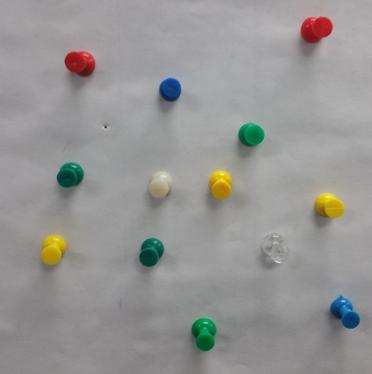
%> input picture Countingpins/TestImgResized.jpg, 372 x 374 px
$ octave --eval "result = countcolors3(imread('TestImgResized.jpg'));"   (GNU Octave 9; MATLAB toolbox functions it lacks are replaced by stand-ins)
%> lines starting %> are read from the running program, lines starting %| are printed output that depends on the picture; in (x1, y1, x2, y2) boxes, pixels count from 0 and x2, y2 are one past the last pixel; in counts of white or black regions, pixels touching at a corner belong together; the program's own positions count from 1
function [reds, greens, blues,yellows,whites, transparents] = countcolors3(img)

% This function is similar to countcolors, but the differenc here is I have
% used edge detection to detect the pins and in doing so I am aslo able to
% detect the white and the transparent pins. I have used

BW1 = edge(rgb2gray(img),'Sobel'); %using sobel approximation
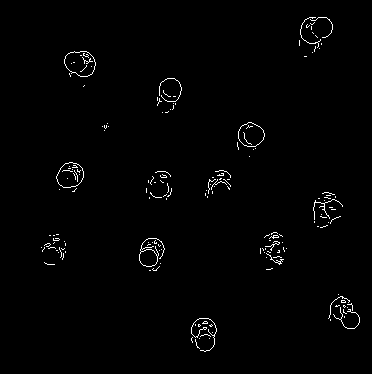
%> BW1: size 374x372 logical; 1.2% white in thin lines or dots, all inside (x1, y1, x2, y2) = (41, 17, 360, 352)
se = strel('line',11,90);
BW2 = imdilate(BW1,se); % to dilate the edges and get a hole like figure
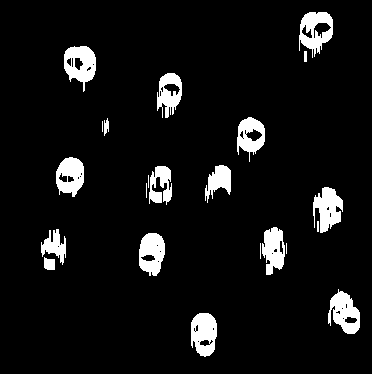
%> BW2: size 374x372 logical; 7.2% white; 22 white regions (5 under 20 px), largest, box (x1, y1, x2, y2) and area: (299, 12, 333, 58) 882, (64, 46, 96, 92) 882, (313, 187, 343, 233) 874
BW3 = bwareaopen(BW2, 171); % to remove small holes or noise
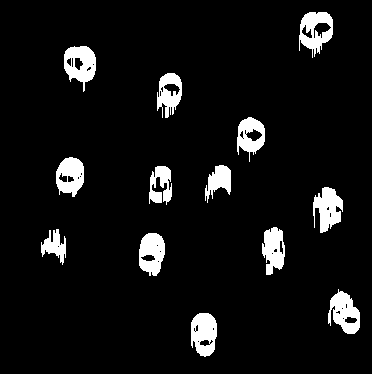
%> BW3: size 374x372 logical; 7% white; 13 white regions, largest, box (x1, y1, x2, y2) and area: (299, 12, 333, 58) 882, (64, 46, 96, 92) 882, (313, 187, 343, 233) 874
BW4 = imfill(BW3,'holes'); % to fill the holes if there are empty spaces by any chance
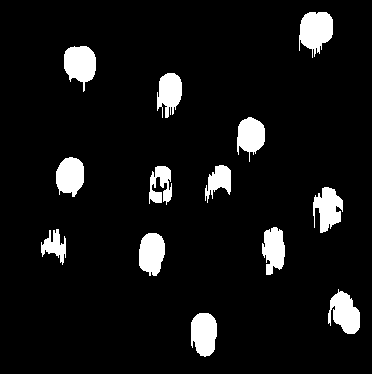
%> BW4: size 374x372 logical; 7.6% white; 13 white regions, largest, box (x1, y1, x2, y2) and area: (299, 12, 333, 58) 1080, (64, 46, 96, 92) 989, (191, 313, 217, 357) 934

%% Calculating boundaries, similar to countcolors function
B = bwboundaries(BW4); % Calculating boundaries, similar to countcolors function
%> B = 13 boundaries; largest, box (x1, y1, x2, y2) and points: (149, 166, 172, 205) 224, (313, 187, 343, 233) 198, (157, 73, 182, 118) 191, (299, 12, 333, 58) 180, (41, 229, 66, 265) 174
figure
imshow(img);
hold on
for k = 1:length(B)
   boundary = B{k};
   plot(boundary(:,2), boundary(:,1), 'r', 'LineWidth', 1)

end
%> this loop made 13 passes
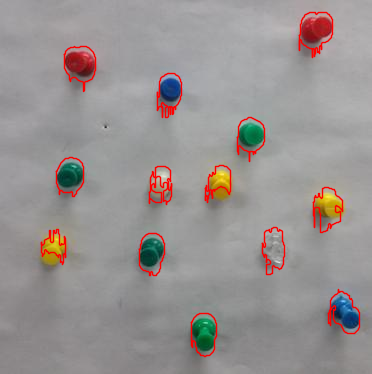
%> figure redrawn from the program's plot data
hold off
numpin=k;
%> numpin = 13
%% Calculating the centroids
s = regionprops(BW4,'centroid');
%> s = 13 regions; first 5, Centroid: [55.3 246.5], [70.8 176.5], [80.8 64.5], [152.3 254], [161.5 185.6]
c = cat(1, s.Centroid);
%> c = 13 rows, first 12: [55.27 246.5; 70.76 176.5; 80.8 64.51; 152.3 254; 161.5 185.6; 170 93.43; 204.6 334.3; 219.5 181.3; 251.3 136.2; 274.4 250.1; 316.4 31.07; 328.5 209.1]
figure
imshow(img)
hold on
plot(c(:,1),c(:,2), 'b*')
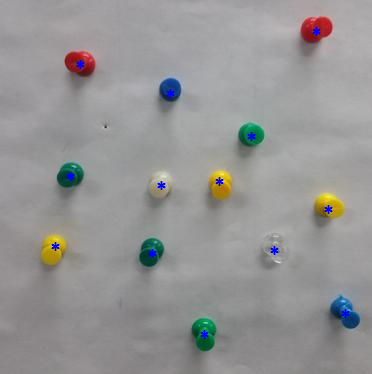
%> figure redrawn from the program's plot data
hold off

%% counting colors; similar to countcolors ; similar to countcolors

h = findobj(gcf,'type','image');
xdata = get(h, 'XData');
ydata = get(h, 'YData');
M = size(get(h,'CData'), 1);
N = size(get(h,'CData'), 2);


reds=0;greens=0;blues=0;yellows=0; whites=0; transparents=0;% Count for each color
for i=1:1:numpin
p = impixel(xdata,ydata,img,c(:,1),c(:,2)); % find the picel value at each centroid point

if(p(i,1)>100 && p(i,2)<100)
    color='red';
    reds=reds+1;
elseif(p(i,2)>60 && p(i,1)<30&& p(i,3)<100)
    color='green';
    greens=greens+1;
elseif(p(i,3)>100&&p(i,1)<70)
    color='blue';
    blues=blues+1;
elseif(p(i,3)<100&& (abs(p(i,1)-p(i,2))<50))
    color= 'yellow';
    yellows=yellows+1;
elseif((abs(p(i,1)-p(i,2)))<10 && abs(p(i,2)-p(i,3))>5 && abs(p(i,1)-p(i,3))<50)
    color= 'white';
    whites= whites+1;
elseif ( (abs(p(i,1)-p(i,2)))<5 && abs(p(i,2)-p(i,3))<5 && abs(p(i,1)-p(i,3))<5)
    color = 'transparent';
    transparents = transparents+1;
end
end
%> this loop made 1 pass
h = msgbox(sprintf('Reds= %d, Greens= %d,Blues= %d, Yellows= %d Whites = %d Transparents= %d', reds, greens, blues, yellows, whites,transparents ));
end
%> (the run ends here)

$ run again, on Countingpins/test2.jpeg
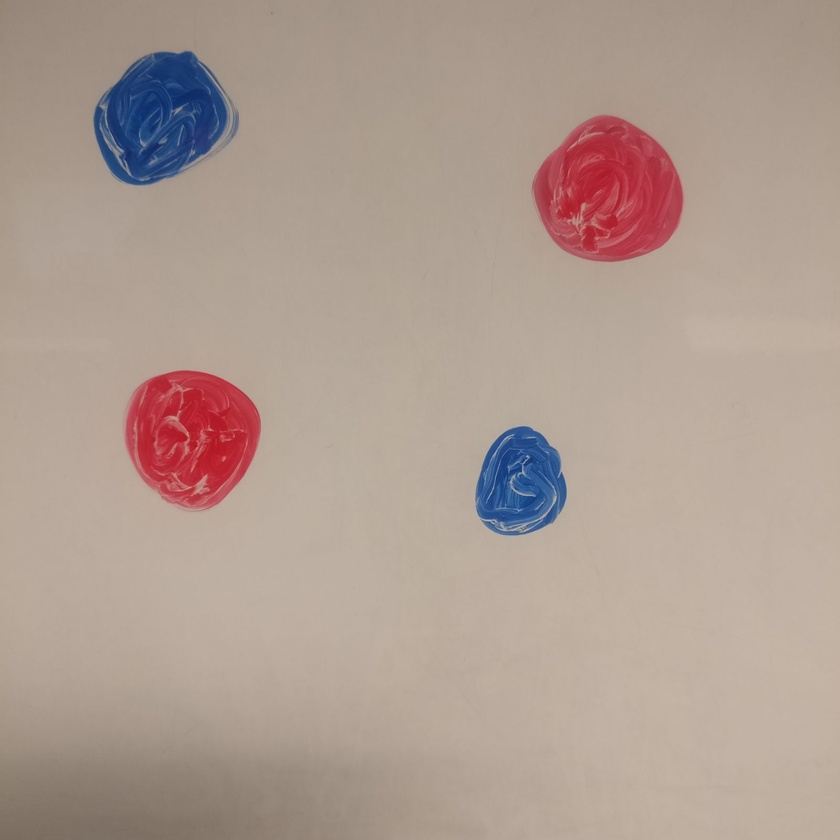
%> input picture Countingpins/test2.jpeg, 840 x 840 px, shrunk from 1600 x 1600 before the run
%> BW1: size 840x840 logical; 1.3% white in thin lines or dots, all inside (x1, y1, x2, y2) = (93, 12, 683, 536)
%> BW2: size 840x840 logical; 6.2% white; 20 white regions (7 under 20 px), largest, box (x1, y1, x2, y2) and area: (531, 109, 683, 267) 12067, (124, 365, 261, 518) 11344, (93, 46, 240, 191) 11238
%> BW3: size 840x840 logical; 6.1% white; 4 white regions, box (x1, y1, x2, y2) and area: (531, 109, 683, 267) 12067, (124, 365, 261, 518) 11344, (93, 46, 240, 191) 11238, (475, 421, 567, 541) 8200
%> BW4: size 840x840 logical; 8.3% white; 4 white regions, box (x1, y1, x2, y2) and area: (531, 109, 683, 267) 17857, (124, 365, 261, 518) 16165, (93, 46, 240, 191) 15688, (475, 421, 567, 541) 8706
%> B = 4 boundaries; box (x1, y1, x2, y2) and points: (531, 109, 683, 267) 587, (93, 46, 240, 191) 428, (124, 365, 261, 518) 414, (475, 421, 567, 541) 312
%> the loop in countcolors3, `for k = 1:length(B)` made 4 passes
%> after the loop in countcolors3, `for k = 1:length(B)`:
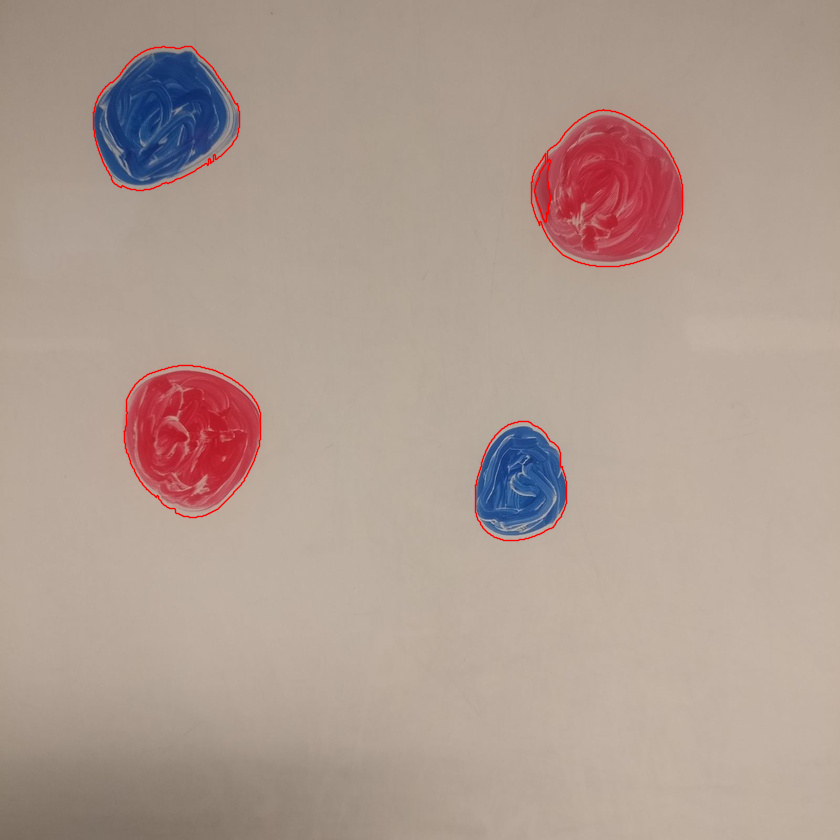
%> figure redrawn from the program's plot data
%> numpin = 4
%> s = 4 regions; Centroid: [164.2 119.2], [192.1 437.7], [521 484.6], [610.7 192.8]
%> c = [164.2 119.2; 192.1 437.7; 521 484.6; 610.7 192.8]
%> in countcolors3, `plot(c(:,1),c(:,2), 'b*')`:
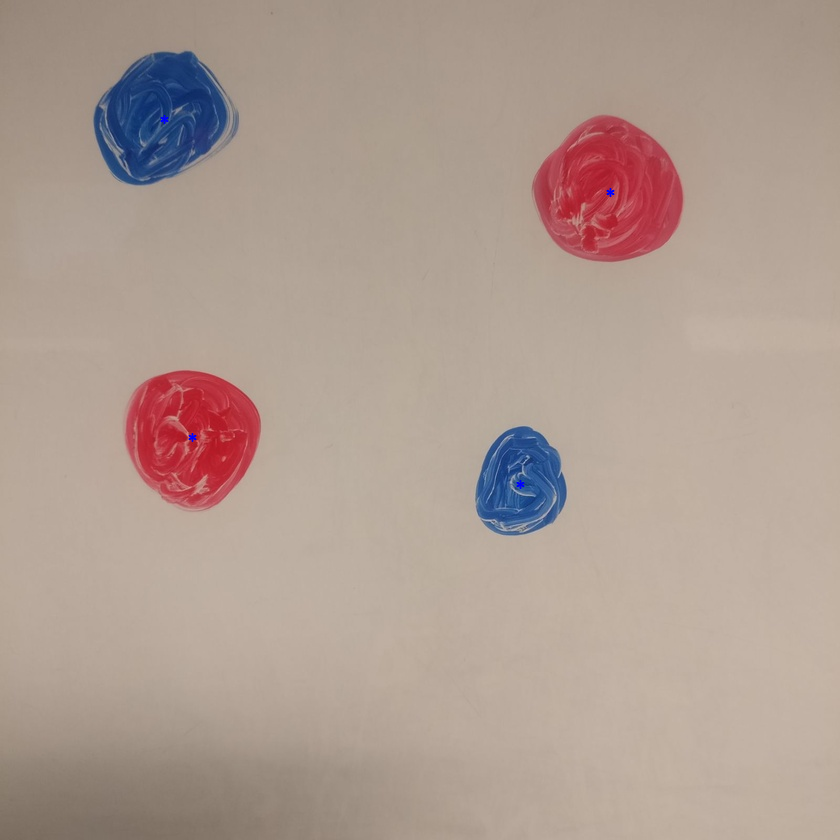
%> figure redrawn from the program's plot data
%> the loop in countcolors3, `for i=1:1:numpin` made 1 pass
